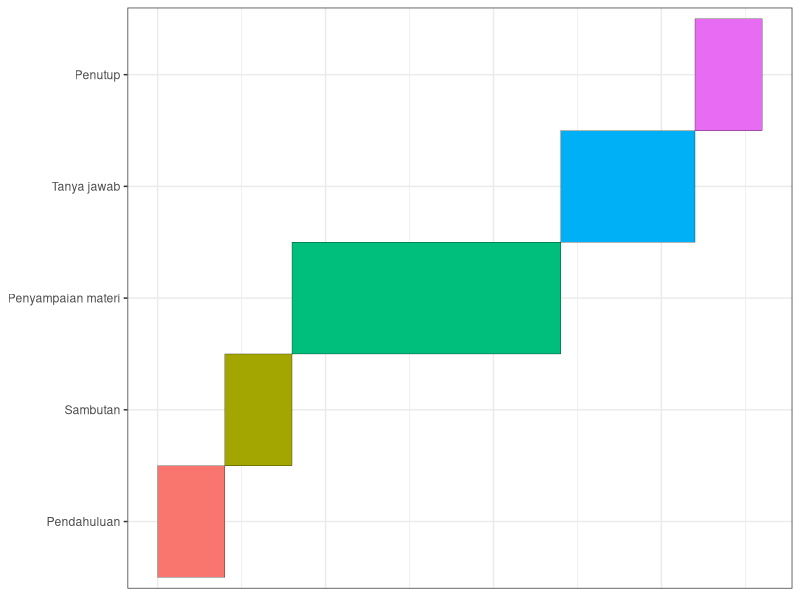

The R source for this figure:
## ---- chunk 1
#| label: pengaturan
#| include: false

library(tidyverse)

## ---- chunk 2
#| label: fig-lini-masa-kegiatan
#| echo: false
#| fig-cap: Lini masa kuliah umum Metode Statistik
#| fig-asp: 0.4

acara <- data.frame(
  kegiatan = c("Pendahuluan",
               "Sambutan",
               "Penyampaian materi",
               "Tanya jawab",
               "Penutup"),
  mulai = c(0, 1, 2, 6, 8),
  tengah = c(0.5, 1.5, 4, 7, 8.5),
  durasi = c(1, 1, 4, 2, 1),
  akhir = c(1, 2, 6, 8, 9))
acara %>%
  mutate(kegiatan = fct_reorder(kegiatan,
                                mulai)) %>%
  ggplot(aes(x = tengah, y = kegiatan)) +
  geom_point() +
  geom_tile(aes(width = durasi,
                fill = kegiatan),
            col = "black") +
  theme_bw() +
  theme(axis.title = element_blank(),
        axis.text.x = element_blank(),
        axis.ticks.x = element_blank(),
        legend.position = "none")
